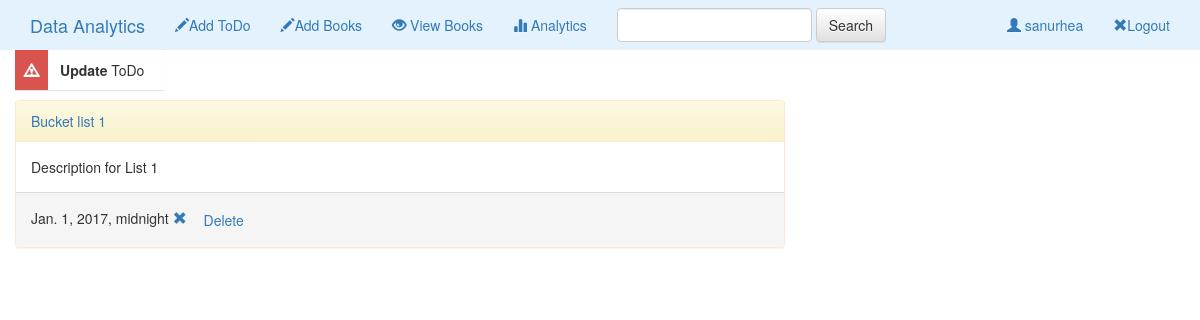
Screenshot of /16/ (signed in) with the database file from the repository.
### todo/models.py (models this page shows, shortened)
class ToDo(models.Model):
    title = models.CharField(max_length=140, unique=True)
    content = models.TextField(max_length=250)
    createdate = models.DateTimeField(auto_now_add=True)
    tododate = models.DateTimeField()
    user = models.ForeignKey("auth.User")
    done = models.BooleanField(default=False)
    publish = models.BooleanField(default=True)
    class Meta:
        ordering = ["-createdate"]

### todo/views.py (the view)
# urls.py: url(r'^(?P<id>[0-9]+)/$', views.DetailToDo, name="detail"),
def DetailToDo(request,id):
    if not request.user.is_authenticated():
        return redirect('accounts:login')
    todo = get_object_or_404(ToDo, id=id)
    if (request.user.id != todo.user.id):
        return redirect('todo:index')
    return render(request, "detail.html", {"todo":todo})

### templates/detail.html (shortened to what this page needs)
{% extends 'base.html' %}
{%block body %}
{% if todo.publish == False %}
        <div class="col-md-12">
          <div class="update-nag">
            <div class="update-split update-danger"><i class="glyphicon glyphicon-warning-sign"></i></div>
            <div class="update-text"> <strong>Update </strong> ToDo  </div>
          </div>
        </div>
{% endif %}
<div class="container col-sm-6 col-md-8">
<div class="panel panel-warning">
    <div class="panel-heading"><a href="{% url 'todo:detail' todo.id %}">{{todo.title}}</a></div>
  <div class="panel-body">
    {{todo.content|safe}}
  </div>
<div class="panel-footer">{{todo.tododate}}
 {% if not todo.done %}
<a href="{% url 'todo:done' todo.id %}"><span class="glyphicon glyphicon-ok"></span></a>
{% else %}
<a href="{% url 'todo:done' todo.id %}"><span class="glyphicon glyphicon-remove"></span></a>
{% endif %}
<a class="btn" href="{% url 'todo:deleteitem' todo.id %}">Delete</a>
</div>
</div>
</div>
{% endblock %}

### templates/base.html (shortened to what this page needs)
<!DOCTYPE html>
<html lang="en">
<head>
    {% load staticfiles %}
    <link type="text/css" href="base.css" rel="stylesheet">
<link rel="stylesheet" href="//maxcdn.bootstrapcdn.com/bootstrap/3.2.0/css/bootstrap.min.css">
<link rel="stylesheet" href="//maxcdn.bootstrapcdn.com/bootstrap/3.2.0/css/bootstrap-theme.min.css">
</head>
<body>
<nav class="class="navbar navbar-light" style="background-color: #e3f2fd;"">
    <div class="container-fluid">
        <div class="navbar-header">
            <a class="navbar-brand" href="{% url 'todo:index' %}">Data Analytics</a>
        </div>
        <div class="collapse navbar-collapse" id="topNavBar">
            <ul class="nav navbar-nav">
            {% if user.is_authenticated %}
            <li style="color:red;">
                <a href="{% url 'todo:create' %}"> <span class="glyphicon glyphicon-pencil"></span>Add ToDo</a>
            </li>
            <li style="color:red;">
                <a href="{% url 'todo:createbook' %}"> <span class="glyphicon glyphicon-pencil"></span>Add Books</a>
            </li>
            <li style="color:red;">
                <a href="{% url 'todo:listbooks' %}"> <span class="glyphicon glyphicon-eye-open"></span> View Books</a>
            </li>
            <li style="color:red;">
                <a href="{% url 'todo:dataframetest' %}"> <span class="glyphicon glyphicon-stats"></span> Analytics</a>
            </li>
                {% endif %}
            </ul>
            <form class="navbar-form navbar-left" role="search" method="post" action="{% url 'todo:search' %}">
                <div class="form-group">
                        <input type="text" class="form-control" name="search" value="" id="search">
                </div>
                <button type="submit" class="btn btn-default">Search</button>
            </form>
            <ul class="nav navbar-nav navbar-right">
                {% if user.is_authenticated %}
            <li style="color:red;">
                <a href="{% url 'todo:profile' %}"> <span class="glyphicon glyphicon-user"></span> {{user.username}}</a>
            </li>
                <li style="color:red;">
                <a href="{% url 'accounts:logout' %}"> <span class="glyphicon glyphicon-remove"></span>Logout</a>
            </li>
                {% else %}
            <li style="color:red;">
                <a href="{% url 'accounts:login' %}"> <span class="glyphicon glyphicon-user"></span>Login</a>
            </li>
                {% endif %}
            </ul>
        </div>
    </div>
</nav>
{% block body %}
{% endblock %}
</body>
</html>

### templates/base.css (style rules this page uses)
body { margin-top:10px; background: #e0e0e0; }
.update-nag { display: inline-block; font-size: 14px; text-align: left; background-color: #fff; height: 40px; -webkit-box-shadow: 0 1px 1px 0 rgba(0,0,0,.2); box-shadow: 0 1px 1px 0 rgba(0,0,0,.1); margin-bottom: 10px; }
.update-nag > .update-split { background: #337ab7; width: 33px; float: left; color: #fff!important; height: 100%; text-align: center; }
.update-nag > .update-split > .glyphicon { position:relative; top: calc(50% - 9px)!important; }
.update-nag > .update-split.update-danger { background: #d9534f!important; }
.update-nag > .update-text { line-height: 19px; padding-top: 11px; padding-left: 45px; padding-right: 20px; }

### templates/detail.html (style rules this page uses)
.update-nag { display: inline-block; font-size: 14px; text-align: left; background-color: #fff; height: 40px; -webkit-box-shadow: 0 1px 1px 0 rgba(0,0,0,.2); box-shadow: 0 1px 1px 0 rgba(0,0,0,.1); margin-bottom: 10px; }
.update-nag > .update-split { background: #337ab7; width: 33px; float: left; color: #fff!important; height: 100%; text-align: center; }
.update-nag > .update-split > .glyphicon { position:relative; top: calc(50% - 9px)!important; }
.update-nag > .update-split.update-danger { background: #d9534f!important; }
.update-nag > .update-text { line-height: 19px; padding-top: 11px; padding-left: 45px; padding-right: 20px; }

### rows the page displays
ToDo: title "Bucket list 1", content "Description for List 1", tododate "Jan. 1, 2017, midnight"

### other values shown
{{ user.username }} "sanurhea"
